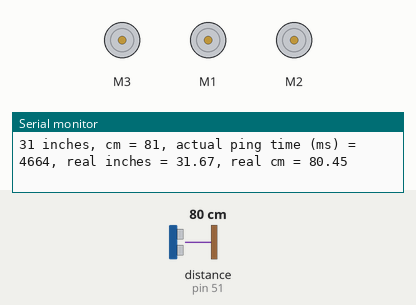
A sketch run on a simulated Arduino Mega 2560, built with avr-gcc and run on an emulated ATmega2560. Shown: 3 × DC motor (green arrow = forward, orange = backward, longer = faster), the last lines printed to the serial monitor. The test bench sets the inputs (shaded band); at power-on: distance to the obstacle (sensor on pin 51) 80 cm. The echo pulse lasts 58.3 µs per cm.

Above: at 3.2 s.
3.3 s: distance to the obstacle (sensor on pin 51) set to 28 cm
5.5 s: distance to the obstacle (sensor on pin 51) set to 22 cm
At 6.9 s:
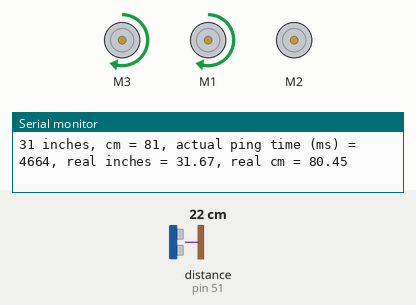
8.5 s: distance to the obstacle (sensor on pin 51) set to 35 cm
10.0 s: distance to the obstacle (sensor on pin 51) set to 2 cm
At 11.8 s:
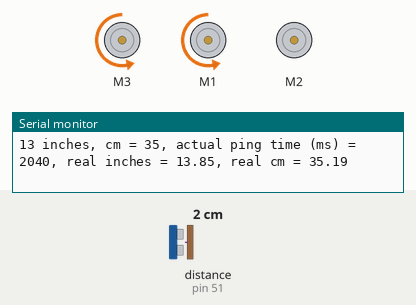
Timing chart, 0 to 14.0 s (numbered marks = the images above; inputs shaded):
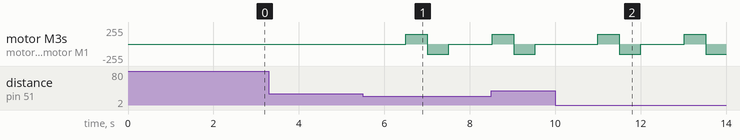

The sketch:

Passing.ino
```cpp
#include <Wire.h>
#include <Adafruit_MotorShield.h>
#include <math.h>
#include <breadboardbot.h>
#include <NewPing.h>

// Create the motor shield object with the default I2C address
Adafruit_MotorShield AFMS = Adafruit_MotorShield();

/* Define Constants */
const float cos30sin60 = sqrt(3.0) / 2.0; // cos(30 deg) = sin(60 deg), need for wheel

// IO Pins used
const byte LEFT_BUMP_PIN = 47;    // Define DIGITAL Pins for left
const byte RIGHT_BUMP_PIN = 46;   // and right bump sensors
const byte SONIC_TRIGGER_PIN = 50;
const byte SONIC_ECHO_PIN = 51;

// Parameters controlling program behavior
// Bump behavior
const byte FORWARD_SPEED = 150;   // Define normal speeds
const byte BACKWARD_SPEED = 100;  // and backup/turn speed
const int  TURN_DURATION = 600;   // Turn length in milliseconds

// Sonic sensor
const float TARGET_DISTANCE_INCHES = 10;
const int MAX_SONIC_DISTANCE = 500;      // cm, optional, 500 cm is default

// Define 'ports' for motors.
const byte LEFT_MOTOR_PORT = 3;
const byte RIGHT_MOTOR_PORT = 1;
const byte BACK_MOTOR_PORT = 2;
// Create pointers to motor control objects
Adafruit_DCMotor *motorLeft = AFMS.getMotor(LEFT_MOTOR_PORT);
Adafruit_DCMotor *motorRight = AFMS.getMotor(RIGHT_MOTOR_PORT);
Adafruit_DCMotor *motorBack = AFMS.getMotor(BACK_MOTOR_PORT);

/* Define new untrasonic sensor with trigger & echo pins and
   the maximum distance to be sensed. */
NewPing sonic(SONIC_TRIGGER_PIN, SONIC_ECHO_PIN, MAX_SONIC_DISTANCE);
float direction;       // Velocity Vector Angle (DEGREES) from forward to drive
float magnitude;       // Magnitude (0-100) of movement vector in given direction
float duration;        // Duration to drive at given velocity vector

byte motorLeftdir;     // Clockwise or Counter clockwise for the 3 wheels
byte motorBackdir;
byte motorRightdir;


void setup(void){
  AFMS.begin();  // create with the default frequency 1.6KHz
  // Turn off all motors to start, just a good habit
  motorLeft->run(RELEASE);
  motorRight->run(RELEASE);
   motorBack->run(RELEASE);
  Serial.begin(9600);  //Begin serial communcation

  /*Set up Bump Pins with Arduino internal pullup resistors
    This will make them always high unless a bump switch is hit,
    which will make a connection to ground and they will read low. */
  pinMode(LEFT_BUMP_PIN,INPUT_PULLUP);
  pinMode(RIGHT_BUMP_PIN,INPUT_PULLUP);

  //  pinMode(SONIC_TRIGGER_PIN,OUTPUT);
  //  pinMode(SONIC_ECHO_PIN,INPUT);
  delay(2000);  // Two second delay to get the robot placed
}

void loop(){
  // Test some of the sonic library functions:
  int inches = sonic.ping_in();
  Serial.print(inches);
  Serial.print(" inches, cm = ");
  Serial.print(sonic.ping_cm());
  Serial.print(", actual ping time (ms) = ");
  int ping_milli = sonic.ping();
  Serial.print(ping_milli);
  Serial.print(", real inches = ");
  Serial.print(Distance_inches(ping_milli));
  Serial.print(", real cm = ");
  Serial.println(Distance_cm(ping_milli));
  // delay(100); // Just to slow things down

  /*  Assuming no switches closed initially.  Drive forward: */
  motorLeft->setSpeed(FORWARD_SPEED);
  motorRight->setSpeed(FORWARD_SPEED);
  motorBack->setSpeed(FORWARD_SPEED);
  while (Distance_inches(sonic.ping()) > TARGET_DISTANCE_INCHES) {

  }
  motorLeft->run(RELEASE);
  motorRight->run(RELEASE);
  motorBack->run(RELEASE);
  delay(1000);
  motorLeft->run(FORWARD);
  motorRight->run(FORWARD);
  delay(500);
  motorLeft->run(BACKWARD);
  motorRight->run(BACKWARD);
  delay(500);
  motorLeft->run(RELEASE);
  motorRight->run(RELEASE);
}

/* float Distance_inches(int ping) { */
/*   float inches_per_sec = 13582.67;  // Equivilent to 345 m/s */
/*   return ping * inches_per_sec * 1e-6 *0.5; */
/* } */

/* float Distance_cm(int ping) { */
/*   float cm_per_sec = 34500.;        // Equivilent to 345 m/s */
/*   return ping * cm_per_sec * 1e-6 *0.5; */
/* } */
```

Measured:
- the behaviour switches between 26 and 25 cm on distance to the obstacle (sensor on pin 51) (found by bisection; images 0 and 1)
- after the input at 3.3 s, every drawn part: stays the same
- after the input at 5.5 s, motor M3, motor M1: stopped → forward 150/255 after 1.0 s, → backward 150/255 0.50 s later, → stopped 0.50 s later
- after the input at 10.0 s, motor M3, motor M1: stopped → forward 150/255 after 1.0 s, → backward 150/255 0.50 s later, → stopped 0.50 s later, → forward 150/255 1.0 s later, … (5 changes in this stretch)
